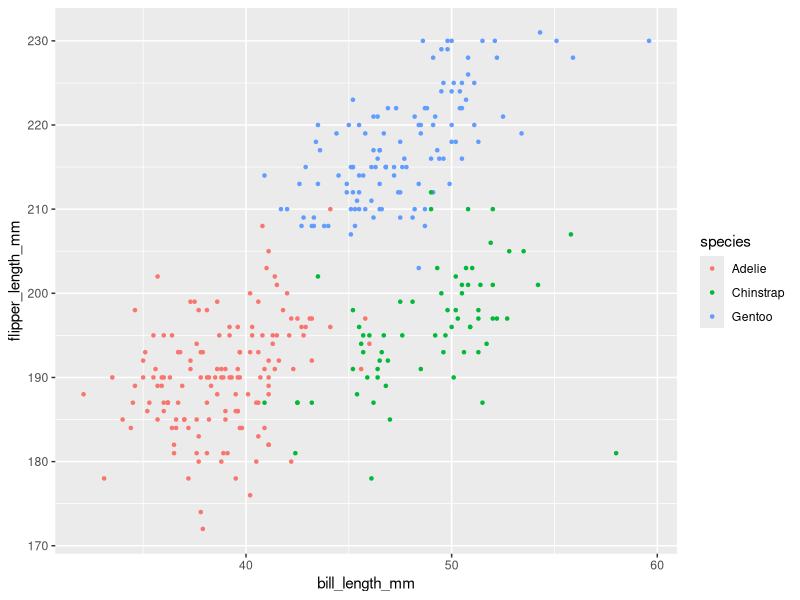

Write R code to recreate this figure.
## ---- chunk 1
library(tidyverse)
## ---- chunk 2
data("penguins", package = "palmerpenguins")
## ---- chunk 3
penguins = na.omit(penguins)
mean(pull(penguins, flipper_length_mm))
## ---- chunk 4
library(ggplot2)
## ---- chunk 5
scatterplot = ggplot(penguins,aes(x = bill_length_mm,y = flipper_length_mm,color = species)) + geom_point(shape = 20)
ggsave("scatterplot_hw1.png", scatterplot)
## ---- chunk 6
  problem2_df = 
  tibble(
  norm = rnorm(n = 10),
  logical_vector = norm > 0,
  character_vector = c("1","2","3","4","5","6","7","8","9","10"),
  factor_vector = factor(c("first","first","first","second","second","second","second","second","third","third"))
  )
## ---- chunk 7
mean(pull(problem2_df, norm))
mean(pull(problem2_df, logical_vector))
mean(pull(problem2_df, character_vector))
mean(pull(problem2_df, factor_vector))
## ---- chunk 8
logical_vector2 = as.numeric(pull(problem2_df, logical_vector))
character_vector2 = as.numeric(pull(problem2_df, character_vector))
factor_vector2 = as.numeric(pull(problem2_df, factor_vector))
## ---- chunk 9
mean(logical_vector2)
mean(character_vector2)
mean(factor_vector2)
